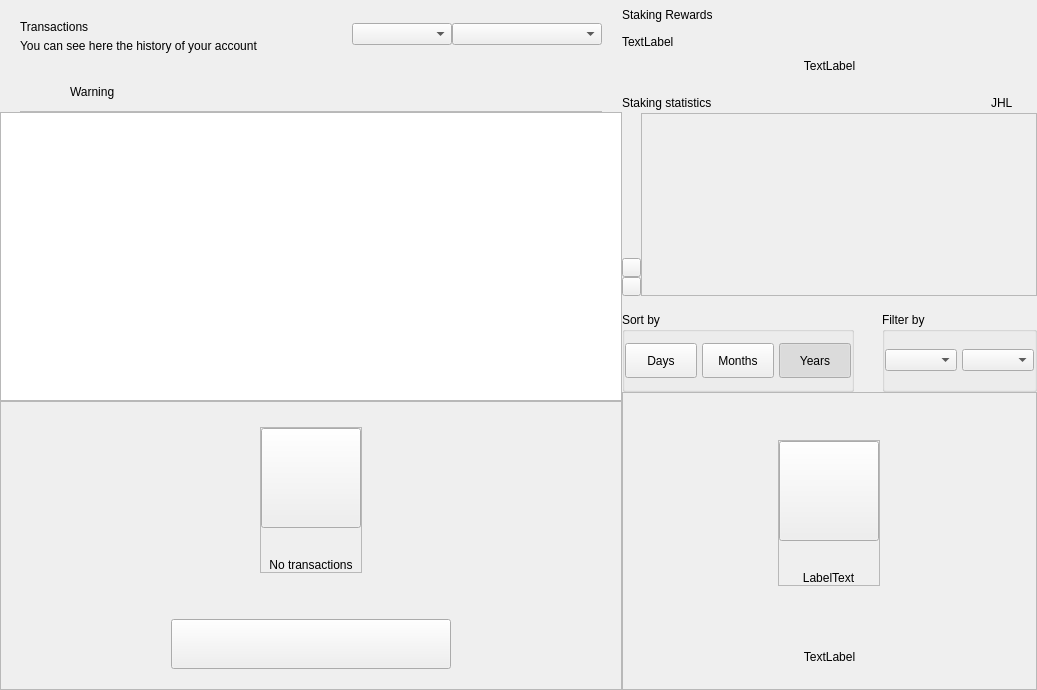
<?xml version="1.0" encoding="UTF-8"?>
<ui version="4.0">
 <class>DashboardWidget</class>
 <widget class="QWidget" name="DashboardWidget">
  <property name="geometry">
   <rect>
    <x>0</x>
    <y>0</y>
    <width>1037</width>
    <height>690</height>
   </rect>
  </property>
  <property name="windowTitle">
   <string>Form</string>
  </property>
  <layout class="QHBoxLayout" name="horizontalLayout_2" stretch="3,2">
   <property name="spacing">
    <number>0</number>
   </property>
   <property name="leftMargin">
    <number>0</number>
   </property>
   <property name="topMargin">
    <number>0</number>
   </property>
   <property name="rightMargin">
    <number>0</number>
   </property>
   <property name="bottomMargin">
    <number>0</number>
   </property>
   <item>
    <widget class="QWidget" name="left" native="true">
     <layout class="QVBoxLayout" name="left_2">
      <property name="spacing">
       <number>0</number>
      </property>
      <property name="leftMargin">
       <number>0</number>
      </property>
      <property name="topMargin">
       <number>0</number>
      </property>
      <property name="rightMargin">
       <number>0</number>
      </property>
      <property name="bottomMargin">
       <number>0</number>
      </property>
      <item>
       <layout class="QVBoxLayout" name="verticalLayout22">
        <property name="spacing">
         <number>0</number>
        </property>
        <property name="leftMargin">
         <number>20</number>
        </property>
        <property name="topMargin">
         <number>15</number>
        </property>
        <property name="rightMargin">
         <number>20</number>
        </property>
        <item>
         <widget class="QFrame" name="left_top_container">
          <layout class="QHBoxLayout" name="horizontalLayout">
           <property name="spacing">
            <number>0</number>
           </property>
           <property name="leftMargin">
            <number>0</number>
           </property>
           <property name="topMargin">
            <number>0</number>
           </property>
           <property name="rightMargin">
            <number>0</number>
           </property>
           <property name="bottomMargin">
            <number>0</number>
           </property>
           <item>
            <layout class="QVBoxLayout" name="verticalLayout_5">
             <property name="spacing">
              <number>5</number>
             </property>
             <property name="topMargin">
              <number>5</number>
             </property>
             <item>
              <widget class="QLabel" name="labelTitle">
               <property name="text">
                <string>Transactions</string>
               </property>
              </widget>
             </item>
             <item>
              <widget class="QLabel" name="labelSubtitle">
               <property name="text">
                <string>You can see here the history of your account</string>
               </property>
               <property name="alignment">
                <set>Qt::AlignLeading|Qt::AlignLeft|Qt::AlignVCenter</set>
               </property>
              </widget>
             </item>
            </layout>
           </item>
           <item>
            <spacer name="horizontalSpacer">
             <property name="orientation">
              <enum>Qt::Horizontal</enum>
             </property>
             <property name="sizeHint" stdset="0">
              <size>
               <width>40</width>
               <height>20</height>
              </size>
             </property>
            </spacer>
           </item>
           <item>
            <widget class="QComboBox" name="comboBoxSortType">
             <property name="minimumSize">
              <size>
               <width>100</width>
               <height>0</height>
              </size>
             </property>
            </widget>
           </item>
           <item>
            <widget class="QComboBox" name="comboBoxSort">
             <property name="minimumSize">
              <size>
               <width>150</width>
               <height>0</height>
              </size>
             </property>
            </widget>
           </item>
          </layout>
         </widget>
        </item>
       </layout>
      </item>
      <item>
       <spacer name="verticalSpacer">
        <property name="orientation">
         <enum>Qt::Vertical</enum>
        </property>
        <property name="sizeType">
         <enum>QSizePolicy::Fixed</enum>
        </property>
        <property name="sizeHint" stdset="0">
         <size>
          <width>20</width>
          <height>20</height>
         </size>
        </property>
       </spacer>
      </item>
      <item>
       <widget class="QWidget" name="layoutWarning" native="true">
        <layout class="QVBoxLayout" name="verticalLayout_3">
         <property name="spacing">
          <number>0</number>
         </property>
         <property name="leftMargin">
          <number>0</number>
         </property>
         <property name="topMargin">
          <number>0</number>
         </property>
         <property name="rightMargin">
          <number>0</number>
         </property>
         <property name="bottomMargin">
          <number>0</number>
         </property>
         <item>
          <widget class="QWidget" name="containerWarning" native="true">
           <layout class="QVBoxLayout" name="verticalLayout_21">
            <property name="spacing">
             <number>9</number>
            </property>
            <property name="leftMargin">
             <number>20</number>
            </property>
            <property name="topMargin">
             <number>9</number>
            </property>
            <property name="rightMargin">
             <number>20</number>
            </property>
            <property name="bottomMargin">
             <number>0</number>
            </property>
            <item>
             <widget class="QFrame" name="frameWarning">
              <property name="styleSheet">
               <string notr="true">border:none;</string>
              </property>
              <property name="frameShape">
               <enum>QFrame::StyledPanel</enum>
              </property>
              <property name="frameShadow">
               <enum>QFrame::Raised</enum>
              </property>
              <layout class="QHBoxLayout" name="horizontalLayout11" stretch="0,0,2">
               <property name="leftMargin">
                <number>0</number>
               </property>
               <property name="topMargin">
                <number>0</number>
               </property>
               <property name="rightMargin">
                <number>0</number>
               </property>
               <property name="bottomMargin">
                <number>0</number>
               </property>
               <item alignment="Qt::AlignVCenter">
                <widget class="QPushButton" name="imgWarning">
                 <property name="styleSheet">
                  <string notr="true">border:none;</string>
                 </property>
                 <property name="text">
                  <string/>
                 </property>
                 <property name="iconSize">
                  <size>
                   <width>24</width>
                   <height>24</height>
                  </size>
                 </property>
                </widget>
               </item>
               <item>
                <spacer name="horizontalSpacer_3">
                 <property name="orientation">
                  <enum>Qt::Horizontal</enum>
                 </property>
                 <property name="sizeType">
                  <enum>QSizePolicy::Fixed</enum>
                 </property>
                 <property name="sizeHint" stdset="0">
                  <size>
                   <width>12</width>
                   <height>20</height>
                  </size>
                 </property>
                </spacer>
               </item>
               <item alignment="Qt::AlignVCenter">
                <widget class="QLabel" name="lblWarning">
                 <property name="styleSheet">
                  <string notr="true"/>
                 </property>
                 <property name="text">
                  <string>Warning</string>
                 </property>
                 <property name="alignment">
                  <set>Qt::AlignBottom|Qt::AlignLeading|Qt::AlignLeft</set>
                 </property>
                </widget>
               </item>
              </layout>
             </widget>
            </item>
            <item>
             <widget class="QLabel" name="lblDivisory">
              <property name="minimumSize">
               <size>
                <width>0</width>
                <height>1</height>
               </size>
              </property>
              <property name="maximumSize">
               <size>
                <width>16777215</width>
                <height>1</height>
               </size>
              </property>
              <property name="styleSheet">
               <string notr="true">background-color:#bababa;</string>
              </property>
              <property name="text">
               <string/>
              </property>
              <property name="alignment">
               <set>Qt::AlignBottom|Qt::AlignLeading|Qt::AlignLeft</set>
              </property>
             </widget>
            </item>
           </layout>
          </widget>
         </item>
        </layout>
       </widget>
      </item>
      <item>
       <widget class="QListView" name="listTransactions">
        <property name="mouseTracking">
         <bool>true</bool>
        </property>
        <property name="selectionBehavior">
         <enum>QAbstractItemView::SelectItems</enum>
        </property>
        <property name="verticalScrollMode">
         <enum>QAbstractItemView::ScrollPerItem</enum>
        </property>
       </widget>
      </item>
      <item>
       <widget class="QFrame" name="emptyContainer">
        <property name="minimumSize">
         <size>
          <width>0</width>
          <height>100</height>
         </size>
        </property>
        <property name="frameShape">
         <enum>QFrame::StyledPanel</enum>
        </property>
        <property name="frameShadow">
         <enum>QFrame::Raised</enum>
        </property>
        <layout class="QVBoxLayout" name="verticalLayout_7" stretch="1,8,0,0">
         <property name="spacing">
          <number>0</number>
         </property>
         <property name="leftMargin">
          <number>0</number>
         </property>
         <property name="topMargin">
          <number>0</number>
         </property>
         <property name="rightMargin">
          <number>0</number>
         </property>
         <property name="bottomMargin">
          <number>20</number>
         </property>
         <item>
          <spacer name="verticalSpacer12">
           <property name="orientation">
            <enum>Qt::Vertical</enum>
           </property>
           <property name="sizeHint" stdset="0">
            <size>
             <width>20</width>
             <height>20</height>
            </size>
           </property>
          </spacer>
         </item>
         <item alignment="Qt::AlignHCenter|Qt::AlignVCenter">
          <widget class="QFrame" name="emptyScreen">
           <property name="sizePolicy">
            <sizepolicy hsizetype="Expanding" vsizetype="Expanding">
             <horstretch>0</horstretch>
             <verstretch>0</verstretch>
            </sizepolicy>
           </property>
           <property name="frameShape">
            <enum>QFrame::StyledPanel</enum>
           </property>
           <property name="frameShadow">
            <enum>QFrame::Raised</enum>
           </property>
           <layout class="QVBoxLayout" name="verticalLayout12">
            <property name="spacing">
             <number>30</number>
            </property>
            <property name="leftMargin">
             <number>0</number>
            </property>
            <property name="topMargin">
             <number>0</number>
            </property>
            <property name="rightMargin">
             <number>0</number>
            </property>
            <property name="bottomMargin">
             <number>0</number>
            </property>
            <item alignment="Qt::AlignHCenter|Qt::AlignVCenter">
             <widget class="QPushButton" name="pushImgEmpty">
              <property name="minimumSize">
               <size>
                <width>100</width>
                <height>100</height>
               </size>
              </property>
              <property name="maximumSize">
               <size>
                <width>100</width>
                <height>100</height>
               </size>
              </property>
              <property name="focusPolicy">
               <enum>Qt::NoFocus</enum>
              </property>
              <property name="text">
               <string/>
              </property>
              <property name="iconSize">
               <size>
                <width>100</width>
                <height>100</height>
               </size>
              </property>
             </widget>
            </item>
            <item alignment="Qt::AlignHCenter|Qt::AlignVCenter">
             <widget class="QLabel" name="labelEmpty">
              <property name="styleSheet">
               <string notr="true"/>
              </property>
              <property name="text">
               <string>No transactions</string>
              </property>
              <property name="alignment">
               <set>Qt::AlignCenter</set>
              </property>
             </widget>
            </item>
           </layout>
          </widget>
         </item>
         <item>
          <spacer name="verticalSpacer_21">
           <property name="orientation">
            <enum>Qt::Vertical</enum>
           </property>
           <property name="sizeHint" stdset="0">
            <size>
             <width>20</width>
             <height>40</height>
            </size>
           </property>
          </spacer>
         </item>
         <item alignment="Qt::AlignHCenter">
          <widget class="QPushButton" name="btnHowTo">
           <property name="minimumSize">
            <size>
             <width>280</width>
             <height>50</height>
            </size>
           </property>
           <property name="focusPolicy">
            <enum>Qt::NoFocus</enum>
           </property>
           <property name="text">
            <string/>
           </property>
          </widget>
         </item>
        </layout>
       </widget>
      </item>
     </layout>
    </widget>
   </item>
   <item>
    <widget class="QWidget" name="right" native="true">
     <property name="minimumSize">
      <size>
       <width>200</width>
       <height>0</height>
      </size>
     </property>
     <layout class="QVBoxLayout" name="verticalLayout_31">
      <property name="spacing">
       <number>0</number>
      </property>
      <property name="leftMargin">
       <number>0</number>
      </property>
      <property name="topMargin">
       <number>0</number>
      </property>
      <property name="rightMargin">
       <number>0</number>
      </property>
      <property name="bottomMargin">
       <number>0</number>
      </property>
      <item>
       <layout class="QVBoxLayout" name="verticalLayout_2" stretch="0,0,0,0,0,0,0">
        <property name="spacing">
         <number>0</number>
        </property>
        <item>
         <layout class="QHBoxLayout" name="horizontalLayout_3">
          <property name="spacing">
           <number>0</number>
          </property>
          <item>
           <layout class="QVBoxLayout" name="verticalLayout_6">
            <property name="spacing">
             <number>5</number>
            </property>
            <item>
             <widget class="QLabel" name="labelTitle2">
              <property name="minimumSize">
               <size>
                <width>0</width>
                <height>30</height>
               </size>
              </property>
              <property name="text">
               <string>Staking Rewards</string>
              </property>
             </widget>
            </item>
            <item>
             <widget class="QLabel" name="labelMessage">
              <property name="text">
               <string>TextLabel</string>
              </property>
             </widget>
            </item>
           </layout>
          </item>
          <item>
           <spacer name="horizontalSpacer_2">
            <property name="orientation">
             <enum>Qt::Horizontal</enum>
            </property>
            <property name="sizeType">
             <enum>QSizePolicy::MinimumExpanding</enum>
            </property>
            <property name="sizeHint" stdset="0">
             <size>
              <width>20</width>
              <height>20</height>
             </size>
            </property>
           </spacer>
          </item>
         </layout>
        </item>
        <item>
         <spacer name="verticalSpacer_4">
          <property name="orientation">
           <enum>Qt::Vertical</enum>
          </property>
          <property name="sizeType">
           <enum>QSizePolicy::Fixed</enum>
          </property>
          <property name="sizeHint" stdset="0">
           <size>
            <width>20</width>
            <height>10</height>
           </size>
          </property>
         </spacer>
        </item>
        <item>
         <layout class="QHBoxLayout" name="horizontalLayout_5" stretch="0">
          <property name="spacing">
           <number>0</number>
          </property>
          <item>
           <widget class="QLabel" name="labelAmountPiv">
            <property name="text">
             <string>TextLabel</string>
            </property>
            <property name="alignment">
             <set>Qt::AlignCenter</set>
            </property>
           </widget>
          </item>
         </layout>
        </item>
        <item>
         <spacer name="verticalSpacer_6">
          <property name="orientation">
           <enum>Qt::Vertical</enum>
          </property>
          <property name="sizeType">
           <enum>QSizePolicy::Fixed</enum>
          </property>
          <property name="sizeHint" stdset="0">
           <size>
            <width>20</width>
            <height>20</height>
           </size>
          </property>
         </spacer>
        </item>
        <item>
         <widget class="QWidget" name="layoutChart" native="true">
          <layout class="QVBoxLayout" name="verticalLayout_8" stretch="3,0">
           <property name="spacing">
            <number>16</number>
           </property>
           <property name="leftMargin">
            <number>0</number>
           </property>
           <property name="topMargin">
            <number>0</number>
           </property>
           <property name="rightMargin">
            <number>0</number>
           </property>
           <property name="bottomMargin">
            <number>0</number>
           </property>
           <item>
            <widget class="QWidget" name="verticalWidgetChart" native="true">
             <property name="minimumSize">
              <size>
               <width>0</width>
               <height>190</height>
              </size>
             </property>
             <property name="maximumSize">
              <size>
               <width>16777215</width>
               <height>16777215</height>
              </size>
             </property>
             <layout class="QVBoxLayout" name="verticalLayout_4" stretch="1,5">
              <property name="spacing">
               <number>0</number>
              </property>
              <property name="leftMargin">
               <number>0</number>
              </property>
              <property name="topMargin">
               <number>0</number>
              </property>
              <property name="rightMargin">
               <number>0</number>
              </property>
              <property name="bottomMargin">
               <number>0</number>
              </property>
              <item>
               <layout class="QHBoxLayout" name="horizontalLayout_4">
                <item>
                 <widget class="QLabel" name="labelChart">
                  <property name="text">
                   <string>Staking statistics</string>
                  </property>
                 </widget>
                </item>
                <item>
                 <spacer name="horizontalSpacer_4">
                  <property name="orientation">
                   <enum>Qt::Horizontal</enum>
                  </property>
                  <property name="sizeHint" stdset="0">
                   <size>
                    <width>40</width>
                    <height>20</height>
                   </size>
                  </property>
                 </spacer>
                </item>
                <item>
                 <widget class="QLabel" name="labelSquarePiv">
                  <property name="minimumSize">
                   <size>
                    <width>14</width>
                    <height>14</height>
                   </size>
                  </property>
                  <property name="maximumSize">
                   <size>
                    <width>14</width>
                    <height>14</height>
                   </size>
                  </property>
                  <property name="text">
                   <string/>
                  </property>
                 </widget>
                </item>
                <item>
                 <widget class="QLabel" name="labelPiv">
                  <property name="text">
                   <string>JHL</string>
                  </property>
                 </widget>
                </item>
                <item>
                 <spacer name="horizontalSpacer_5">
                  <property name="orientation">
                   <enum>Qt::Horizontal</enum>
                  </property>
                  <property name="sizeType">
                   <enum>QSizePolicy::Fixed</enum>
                  </property>
                  <property name="sizeHint" stdset="0">
                   <size>
                    <width>10</width>
                    <height>20</height>
                   </size>
                  </property>
                 </spacer>
                </item>
                <item>
                 <widget class="QLabel" name="labelSquarezPiv">
                  <property name="minimumSize">
                   <size>
                    <width>14</width>
                    <height>14</height>
                   </size>
                  </property>
                  <property name="maximumSize">
                   <size>
                    <width>14</width>
                    <height>14</height>
                   </size>
                  </property>
                  <property name="text">
                   <string/>
                  </property>
                 </widget>
                </item>
               </layout>
              </item>
              <item>
               <widget class="QWidget" name="chartContainer2" native="true">
                <property name="minimumSize">
                 <size>
                  <width>0</width>
                  <height>150</height>
                 </size>
                </property>
                <property name="styleSheet">
                 <string notr="true">#chartContainer{padding:0px; margin:0px;}</string>
                </property>
                <layout class="QHBoxLayout" name="horizontalLayout_11">
                 <property name="spacing">
                  <number>0</number>
                 </property>
                 <property name="leftMargin">
                  <number>0</number>
                 </property>
                 <property name="topMargin">
                  <number>0</number>
                 </property>
                 <property name="rightMargin">
                  <number>0</number>
                 </property>
                 <property name="bottomMargin">
                  <number>0</number>
                 </property>
                 <item>
                  <widget class="QWidget" name="containerChartArrow" native="true">
                   <property name="sizePolicy">
                    <sizepolicy hsizetype="Fixed" vsizetype="Preferred">
                     <horstretch>0</horstretch>
                     <verstretch>0</verstretch>
                    </sizepolicy>
                   </property>
                   <property name="minimumSize">
                    <size>
                     <width>19</width>
                     <height>0</height>
                    </size>
                   </property>
                   <property name="maximumSize">
                    <size>
                     <width>19</width>
                     <height>16777215</height>
                    </size>
                   </property>
                   <property name="styleSheet">
                    <string notr="true">#widget{
	padding:0px;
	margin:0px;
}</string>
                   </property>
                   <layout class="QVBoxLayout" name="verticalLayout_10">
                    <property name="spacing">
                     <number>0</number>
                    </property>
                    <property name="leftMargin">
                     <number>0</number>
                    </property>
                    <property name="rightMargin">
                     <number>0</number>
                    </property>
                    <property name="bottomMargin">
                     <number>0</number>
                    </property>
                    <item>
                     <spacer name="verticalSpacer_3">
                      <property name="orientation">
                       <enum>Qt::Vertical</enum>
                      </property>
                      <property name="sizeHint" stdset="0">
                       <size>
                        <width>20</width>
                        <height>127</height>
                       </size>
                      </property>
                     </spacer>
                    </item>
                    <item alignment="Qt::AlignVCenter">
                     <widget class="QWidget" name="containerArrows" native="true">
                      <layout class="QVBoxLayout" name="horizontalLayout_6" stretch="0,0">
                       <property name="spacing">
                        <number>0</number>
                       </property>
                       <property name="leftMargin">
                        <number>0</number>
                       </property>
                       <property name="topMargin">
                        <number>0</number>
                       </property>
                       <property name="rightMargin">
                        <number>0</number>
                       </property>
                       <property name="bottomMargin">
                        <number>0</number>
                       </property>
                       <item>
                        <widget class="QPushButton" name="pushButtonChartArrow">
                         <property name="minimumSize">
                          <size>
                           <width>19</width>
                           <height>19</height>
                          </size>
                         </property>
                         <property name="maximumSize">
                          <size>
                           <width>19</width>
                           <height>19</height>
                          </size>
                         </property>
                         <property name="focusPolicy">
                          <enum>Qt::NoFocus</enum>
                         </property>
                         <property name="styleSheet">
                          <string notr="true"/>
                         </property>
                         <property name="text">
                          <string/>
                         </property>
                        </widget>
                       </item>
                       <item>
                        <widget class="QPushButton" name="pushButtonChartRight">
                         <property name="minimumSize">
                          <size>
                           <width>19</width>
                           <height>19</height>
                          </size>
                         </property>
                         <property name="maximumSize">
                          <size>
                           <width>19</width>
                           <height>19</height>
                          </size>
                         </property>
                         <property name="focusPolicy">
                          <enum>Qt::NoFocus</enum>
                         </property>
                         <property name="styleSheet">
                          <string notr="true"/>
                         </property>
                         <property name="text">
                          <string/>
                         </property>
                        </widget>
                       </item>
                      </layout>
                     </widget>
                    </item>
                   </layout>
                  </widget>
                 </item>
                 <item>
                  <widget class="QFrame" name="chartContainer">
                   <property name="sizePolicy">
                    <sizepolicy hsizetype="Expanding" vsizetype="Preferred">
                     <horstretch>0</horstretch>
                     <verstretch>0</verstretch>
                    </sizepolicy>
                   </property>
                   <property name="styleSheet">
                    <string notr="true">padding:0px;
margin:0px;</string>
                   </property>
                   <property name="frameShape">
                    <enum>QFrame::StyledPanel</enum>
                   </property>
                   <property name="frameShadow">
                    <enum>QFrame::Raised</enum>
                   </property>
                  </widget>
                 </item>
                </layout>
               </widget>
              </item>
             </layout>
            </widget>
           </item>
           <item alignment="Qt::AlignVCenter">
            <widget class="QWidget" name="containerSort" native="true">
             <layout class="QHBoxLayout" name="horizontalLayout_6" stretch="3,2">
              <property name="spacing">
               <number>28</number>
              </property>
              <property name="leftMargin">
               <number>0</number>
              </property>
              <property name="topMargin">
               <number>0</number>
              </property>
              <property name="rightMargin">
               <number>0</number>
              </property>
              <property name="bottomMargin">
               <number>0</number>
              </property>
              <item>
               <widget class="QGroupBox" name="groupBoxChart">
                <property name="minimumSize">
                 <size>
                  <width>0</width>
                  <height>80</height>
                 </size>
                </property>
                <property name="maximumSize">
                 <size>
                  <width>16777215</width>
                  <height>80</height>
                 </size>
                </property>
                <property name="title">
                 <string>Sort by</string>
                </property>
                <layout class="QHBoxLayout" name="horizontalLayout_7">
                 <property name="spacing">
                  <number>5</number>
                 </property>
                 <property name="leftMargin">
                  <number>0</number>
                 </property>
                 <property name="rightMargin">
                  <number>0</number>
                 </property>
                 <item>
                  <widget class="QPushButton" name="pushButtonMonth">
                   <property name="minimumSize">
                    <size>
                     <width>50</width>
                     <height>35</height>
                    </size>
                   </property>
                   <property name="maximumSize">
                    <size>
                     <width>16777215</width>
                     <height>16777215</height>
                    </size>
                   </property>
                   <property name="focusPolicy">
                    <enum>Qt::NoFocus</enum>
                   </property>
                   <property name="text">
                    <string>Days</string>
                   </property>
                   <property name="checkable">
                    <bool>true</bool>
                   </property>
                   <property name="autoExclusive">
                    <bool>true</bool>
                   </property>
                  </widget>
                 </item>
                 <item>
                  <widget class="QPushButton" name="pushButtonYear">
                   <property name="minimumSize">
                    <size>
                     <width>50</width>
                     <height>35</height>
                    </size>
                   </property>
                   <property name="maximumSize">
                    <size>
                     <width>16777215</width>
                     <height>16777215</height>
                    </size>
                   </property>
                   <property name="focusPolicy">
                    <enum>Qt::NoFocus</enum>
                   </property>
                   <property name="text">
                    <string>Months</string>
                   </property>
                   <property name="checkable">
                    <bool>true</bool>
                   </property>
                   <property name="autoExclusive">
                    <bool>true</bool>
                   </property>
                  </widget>
                 </item>
                 <item>
                  <widget class="QPushButton" name="pushButtonAll">
                   <property name="sizePolicy">
                    <sizepolicy hsizetype="Preferred" vsizetype="Fixed">
                     <horstretch>0</horstretch>
                     <verstretch>0</verstretch>
                    </sizepolicy>
                   </property>
                   <property name="minimumSize">
                    <size>
                     <width>50</width>
                     <height>35</height>
                    </size>
                   </property>
                   <property name="maximumSize">
                    <size>
                     <width>16777215</width>
                     <height>16777215</height>
                    </size>
                   </property>
                   <property name="focusPolicy">
                    <enum>Qt::NoFocus</enum>
                   </property>
                   <property name="text">
                    <string>Years</string>
                   </property>
                   <property name="checkable">
                    <bool>true</bool>
                   </property>
                   <property name="checked">
                    <bool>true</bool>
                   </property>
                   <property name="autoExclusive">
                    <bool>true</bool>
                   </property>
                  </widget>
                 </item>
                </layout>
               </widget>
              </item>
              <item>
               <widget class="QGroupBox" name="container_chart_dropboxes">
                <property name="minimumSize">
                 <size>
                  <width>55</width>
                  <height>80</height>
                 </size>
                </property>
                <property name="maximumSize">
                 <size>
                  <width>16777215</width>
                  <height>80</height>
                 </size>
                </property>
                <property name="title">
                 <string>Filter by</string>
                </property>
                <layout class="QHBoxLayout" name="horizontalLayout_8" stretch="1,1">
                 <property name="spacing">
                  <number>5</number>
                 </property>
                 <property name="leftMargin">
                  <number>0</number>
                 </property>
                 <property name="topMargin">
                  <number>0</number>
                 </property>
                 <property name="rightMargin">
                  <number>0</number>
                 </property>
                 <property name="bottomMargin">
                  <number>0</number>
                 </property>
                 <item>
                  <widget class="QWidget" name="containerBoxMonths" native="true">
                   <property name="minimumSize">
                    <size>
                     <width>55</width>
                     <height>0</height>
                    </size>
                   </property>
                   <layout class="QHBoxLayout" name="horizontalLayout_9">
                    <property name="spacing">
                     <number>0</number>
                    </property>
                    <property name="leftMargin">
                     <number>0</number>
                    </property>
                    <property name="topMargin">
                     <number>0</number>
                    </property>
                    <property name="rightMargin">
                     <number>0</number>
                    </property>
                    <property name="bottomMargin">
                     <number>0</number>
                    </property>
                    <item>
                     <widget class="QComboBox" name="comboBoxMonths">
                      <property name="minimumSize">
                       <size>
                        <width>55</width>
                        <height>0</height>
                       </size>
                      </property>
                     </widget>
                    </item>
                   </layout>
                  </widget>
                 </item>
                 <item>
                  <widget class="QWidget" name="containerBoxYears" native="true">
                   <property name="sizePolicy">
                    <sizepolicy hsizetype="Preferred" vsizetype="Preferred">
                     <horstretch>0</horstretch>
                     <verstretch>0</verstretch>
                    </sizepolicy>
                   </property>
                   <property name="minimumSize">
                    <size>
                     <width>50</width>
                     <height>0</height>
                    </size>
                   </property>
                   <layout class="QHBoxLayout" name="horizontalLayout_10">
                    <property name="spacing">
                     <number>0</number>
                    </property>
                    <property name="leftMargin">
                     <number>0</number>
                    </property>
                    <property name="topMargin">
                     <number>0</number>
                    </property>
                    <property name="rightMargin">
                     <number>0</number>
                    </property>
                    <property name="bottomMargin">
                     <number>0</number>
                    </property>
                    <item>
                     <widget class="QComboBox" name="comboBoxYears">
                      <property name="minimumSize">
                       <size>
                        <width>40</width>
                        <height>0</height>
                       </size>
                      </property>
                     </widget>
                    </item>
                   </layout>
                  </widget>
                 </item>
                </layout>
               </widget>
              </item>
             </layout>
            </widget>
           </item>
          </layout>
         </widget>
        </item>
        <item>
         <widget class="QFrame" name="emptyContainerChart">
          <property name="minimumSize">
           <size>
            <width>0</width>
            <height>100</height>
           </size>
          </property>
          <property name="frameShape">
           <enum>QFrame::StyledPanel</enum>
          </property>
          <property name="frameShadow">
           <enum>QFrame::Raised</enum>
          </property>
          <layout class="QVBoxLayout" name="verticalLayout_71" stretch="1,8,0,0">
           <property name="spacing">
            <number>0</number>
           </property>
           <property name="leftMargin">
            <number>0</number>
           </property>
           <property name="topMargin">
            <number>0</number>
           </property>
           <property name="rightMargin">
            <number>0</number>
           </property>
           <property name="bottomMargin">
            <number>25</number>
           </property>
           <item>
            <spacer name="verticalSpacer11">
             <property name="orientation">
              <enum>Qt::Vertical</enum>
             </property>
             <property name="sizeHint" stdset="0">
              <size>
               <width>20</width>
               <height>20</height>
              </size>
             </property>
            </spacer>
           </item>
           <item alignment="Qt::AlignHCenter|Qt::AlignVCenter">
            <widget class="QFrame" name="emptyScreen1">
             <property name="sizePolicy">
              <sizepolicy hsizetype="Expanding" vsizetype="Expanding">
               <horstretch>0</horstretch>
               <verstretch>0</verstretch>
              </sizepolicy>
             </property>
             <property name="frameShape">
              <enum>QFrame::StyledPanel</enum>
             </property>
             <property name="frameShadow">
              <enum>QFrame::Raised</enum>
             </property>
             <layout class="QVBoxLayout" name="verticalLayout">
              <property name="spacing">
               <number>30</number>
              </property>
              <property name="leftMargin">
               <number>0</number>
              </property>
              <property name="topMargin">
               <number>0</number>
              </property>
              <property name="rightMargin">
               <number>0</number>
              </property>
              <property name="bottomMargin">
               <number>0</number>
              </property>
              <item alignment="Qt::AlignHCenter|Qt::AlignVCenter">
               <widget class="QPushButton" name="pushImgEmptyChart">
                <property name="minimumSize">
                 <size>
                  <width>100</width>
                  <height>100</height>
                 </size>
                </property>
                <property name="maximumSize">
                 <size>
                  <width>100</width>
                  <height>100</height>
                 </size>
                </property>
                <property name="focusPolicy">
                 <enum>Qt::NoFocus</enum>
                </property>
                <property name="text">
                 <string/>
                </property>
                <property name="iconSize">
                 <size>
                  <width>100</width>
                  <height>100</height>
                 </size>
                </property>
               </widget>
              </item>
              <item alignment="Qt::AlignHCenter|Qt::AlignVCenter">
               <widget class="QLabel" name="labelEmptyChart">
                <property name="styleSheet">
                 <string notr="true"/>
                </property>
                <property name="text">
                 <string>LabelText</string>
                </property>
                <property name="alignment">
                 <set>Qt::AlignCenter</set>
                </property>
               </widget>
              </item>
             </layout>
            </widget>
           </item>
           <item>
            <spacer name="verticalSpacer_2">
             <property name="orientation">
              <enum>Qt::Vertical</enum>
             </property>
             <property name="sizeHint" stdset="0">
              <size>
               <width>20</width>
               <height>40</height>
              </size>
             </property>
            </spacer>
           </item>
           <item>
            <widget class="QLabel" name="labelMessageEmpty">
             <property name="styleSheet">
              <string notr="true">#labelMessageEmpty {
	padding-left:30px;
	padding-right:30px;
}</string>
             </property>
             <property name="text">
              <string>TextLabel</string>
             </property>
             <property name="alignment">
              <set>Qt::AlignCenter</set>
             </property>
             <property name="wordWrap">
              <bool>true</bool>
             </property>
            </widget>
           </item>
          </layout>
         </widget>
        </item>
        <item>
         <widget class="QWidget" name="layoutShadow" native="true">
          <layout class="QVBoxLayout" name="verticalLayout_9">
           <property name="spacing">
            <number>0</number>
           </property>
           <property name="leftMargin">
            <number>0</number>
           </property>
           <property name="topMargin">
            <number>0</number>
           </property>
           <property name="rightMargin">
            <number>0</number>
           </property>
           <property name="bottomMargin">
            <number>0</number>
           </property>
          </layout>
         </widget>
        </item>
       </layout>
      </item>
     </layout>
    </widget>
   </item>
  </layout>
 </widget>
 <resources/>
 <connections/>
</ui>
